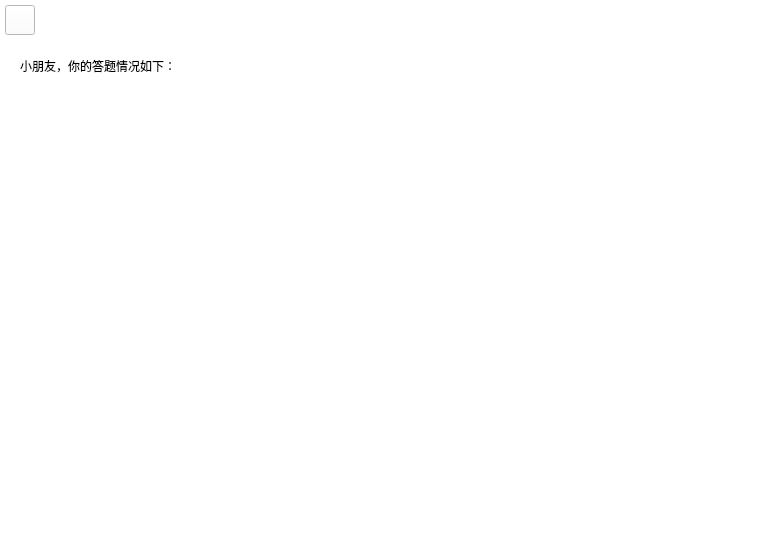
<?xml version="1.0" encoding="UTF-8"?>
<ui version="4.0">
 <class>result</class>
 <widget class="QWidget" name="result">
  <property name="geometry">
   <rect>
    <x>0</x>
    <y>0</y>
    <width>757</width>
    <height>536</height>
   </rect>
  </property>
  <property name="windowTitle">
   <string>Form</string>
  </property>
  <property name="styleSheet">
   <string notr="true">background-color: rgb(255, 255, 255);</string>
  </property>
  <widget class="QTextBrowser" name="textBrowser">
   <property name="geometry">
    <rect>
     <x>20</x>
     <y>110</y>
     <width>391</width>
     <height>381</height>
    </rect>
   </property>
   <property name="styleSheet">
    <string notr="true">QTextBrowser{border-width:0;border-style:outset;
font: 75 15pt &quot;Agency FB&quot;;
background-color:rgba(0,0,0,0);
}
</string>
   </property>
   <property name="html">
    <string>&lt;!DOCTYPE HTML PUBLIC &quot;-//W3C//DTD HTML 4.0//EN&quot; &quot;http://www.w3.org/TR/REC-html40/strict.dtd&quot;&gt;
&lt;html&gt;&lt;head&gt;&lt;meta name=&quot;qrichtext&quot; content=&quot;1&quot; /&gt;&lt;style type=&quot;text/css&quot;&gt;
p, li { white-space: pre-wrap; }
&lt;/style&gt;&lt;/head&gt;&lt;body style=&quot; font-family:'Agency FB'; font-size:15pt; font-weight:72; font-style:normal;&quot;&gt;
&lt;p style=&quot;-qt-paragraph-type:empty; margin-top:0px; margin-bottom:0px; margin-left:0px; margin-right:0px; -qt-block-indent:0; text-indent:0px; font-size:12pt;&quot;&gt;&lt;br /&gt;&lt;/p&gt;&lt;/body&gt;&lt;/html&gt;</string>
   </property>
  </widget>
  <widget class="QLabel" name="label">
   <property name="geometry">
    <rect>
     <x>440</x>
     <y>90</y>
     <width>301</width>
     <height>421</height>
    </rect>
   </property>
   <property name="styleSheet">
    <string notr="true">border-image: url(:/new/prefix1/result.jpg);</string>
   </property>
   <property name="text">
    <string/>
   </property>
  </widget>
  <widget class="QLabel" name="label_2">
   <property name="geometry">
    <rect>
     <x>20</x>
     <y>50</y>
     <width>341</width>
     <height>31</height>
    </rect>
   </property>
   <property name="styleSheet">
    <string notr="true">font: 16pt &quot;Agency FB&quot;;</string>
   </property>
   <property name="text">
    <string>小朋友，你的答题情况如下：</string>
   </property>
  </widget>
  <widget class="QPushButton" name="pushButton">
   <property name="geometry">
    <rect>
     <x>5</x>
     <y>5</y>
     <width>30</width>
     <height>30</height>
    </rect>
   </property>
   <property name="styleSheet">
    <string notr="true">border-image: url(:/new/prefix1/home.png);</string>
   </property>
   <property name="text">
    <string/>
   </property>
  </widget>
 </widget>
 <resources/>
 <connections/>
</ui>
